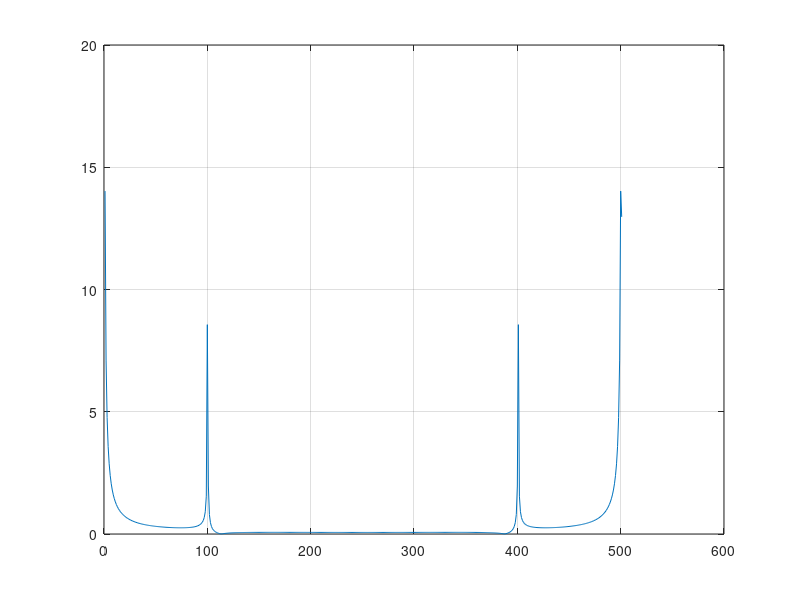
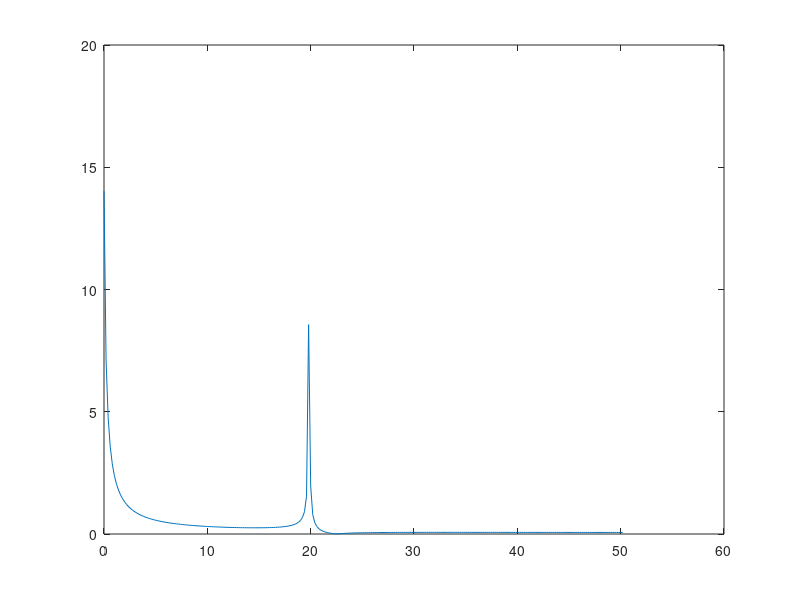
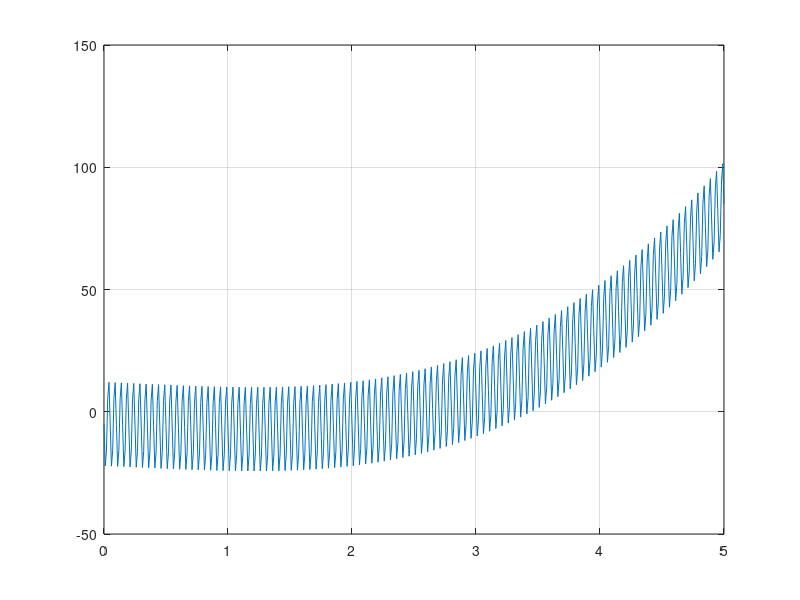

MATLAB code to generate these figures, in order:
clear

delta_t = 0.01;
T = 5;
t = 0:delta_t:T;
y = load("f16.txt");
N = length(y);

figure
plot(t,y), grid

fourier_func = zeros(1,N);
for m = 1:N
    for j = 1:N
        fourier_func(m) = fourier_func(m) + 1/N*y(j)*exp(1)^(-1i*2*pi/N*m*j);
    end
end

delta_f = 1/T;
n = length(t);
plot(abs(fourier_func)),grid
f = 0:delta_f:round(n/2) * delta_f;

figure
plot(f,abs(fourier_func(1:round(n/2)+1)))

fourier_func=abs(fourier_func);
counter = 0;
extr = zeros(2,1);
for j = 3:round(N/2)-1
    if(fourier_func(j) > fourier_func(j+1) && fourier_func(j) > fourier_func(j-1) && abs(fourier_func(j)-fourier_func(j+1)) > 1)
        counter = counter + 1;
        extr(counter) = j*delta_f;
    end
end

disp("extr = "+ extr(1));


func_sin = sin(2*pi*extr(1)*t);

A = [sum(t.^6), sum(t.^5), sum(t.^4), sum(func_sin.*t.^3), sum(t.^3);
     sum(t.^5), sum(t.^4), sum(t.^3), sum(func_sin.*t.^2), sum(t.^2);
     sum(t.^4), sum(t.^3), sum(t.^2), sum(func_sin.*t),    sum(t);
     sum(func_sin.*t.^3), sum(func_sin.*t.^2), sum(func_sin.*t), sum(func_sin.*func_sin), sum(N*func_sin);
     sum(t.^3), sum(t.^2), sum(t), sum(N*func_sin), N];

c = [sum(y.*t.^3), sum(y.*t.^2), sum(y.*t), sum(y.*func_sin),  sum(y)];
a = inv(A)*c';
disp("a = " + a);
temp = a';
disp("a` = " + temp);


aprox_func = a(1).*t.^3 + a(2).*t.^2 + a(3).*t + a(4).*func_sin +a(5);
figure
plot(t, aprox_func), grid
